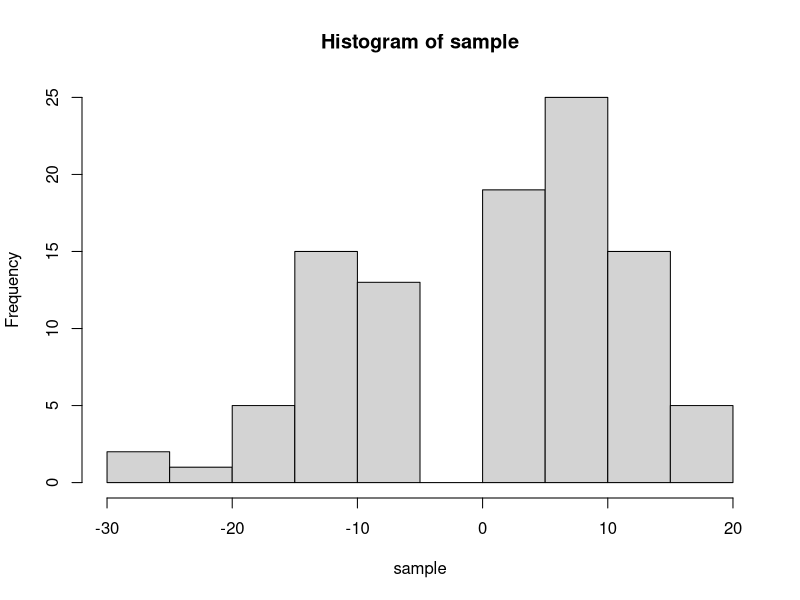
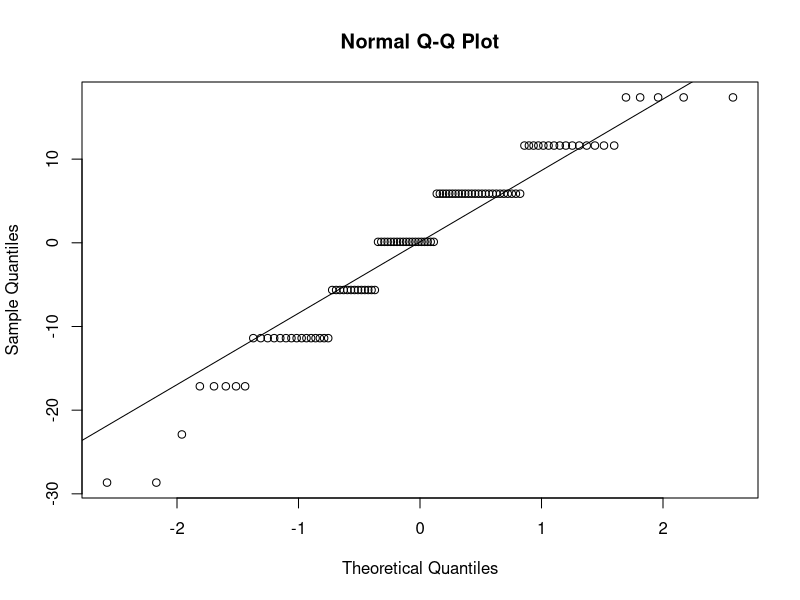

The R script that drew these images, in order:
## ---- chunk 1
knitr::opts_chunk$set(echo = TRUE)
## ---- chunk 2
Nattempts = 1000
nsample = 100
for (i in 1:Nattempts)  # can be written without the for loop (nicer) !
{poisson_sample = rpois(nsample, lambda = 3)
  sample = sqrt(nsample) * (mean(poisson_sample) - poisson_sample) / sqrt(mean(poisson_sample))
}  

hist(sample)
## ---- chunk 3
qqnorm(sample)
qqline(sample)
